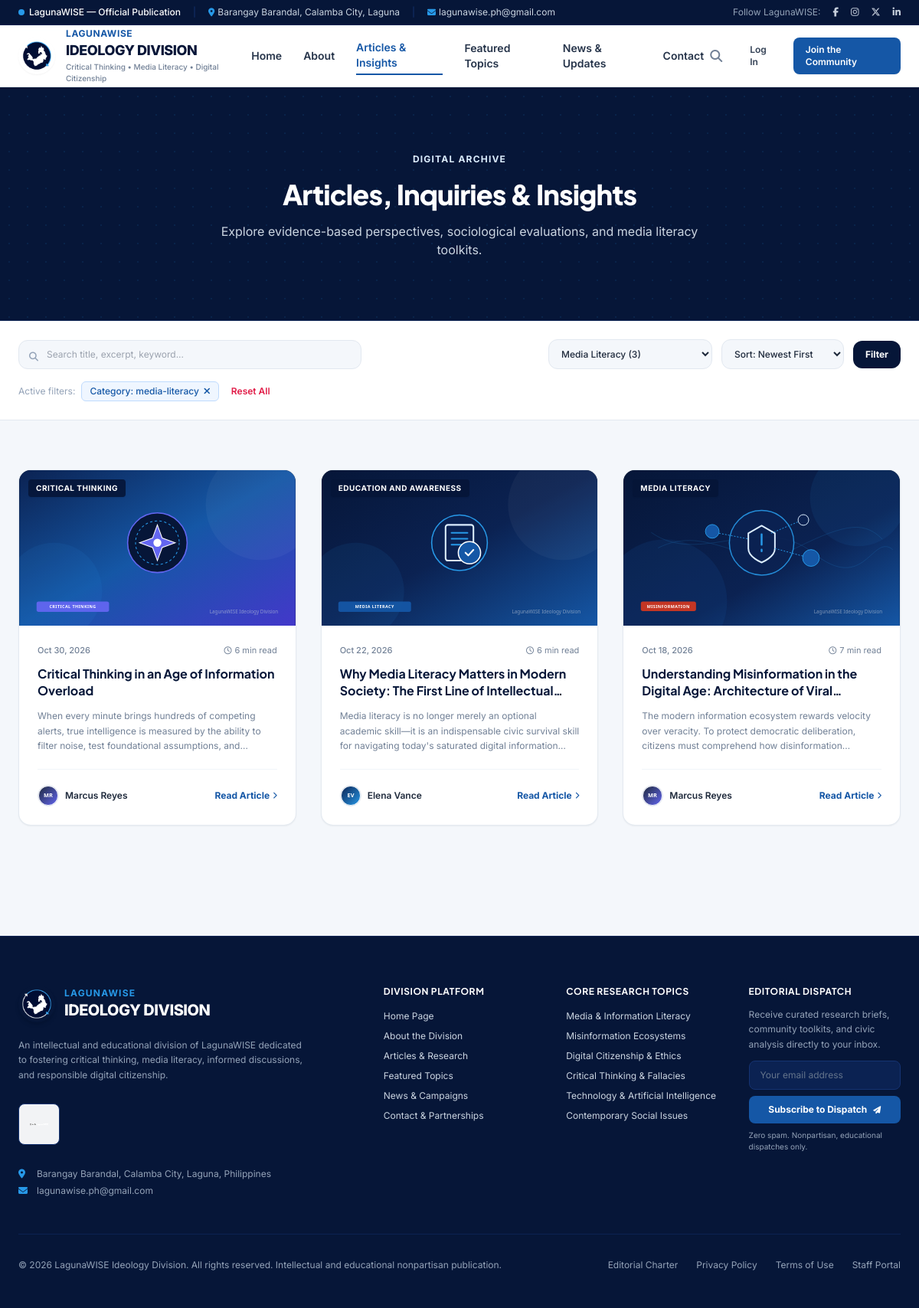
/pages/articles.php?category=media-literacy, run on an earlier commit of the app's database.
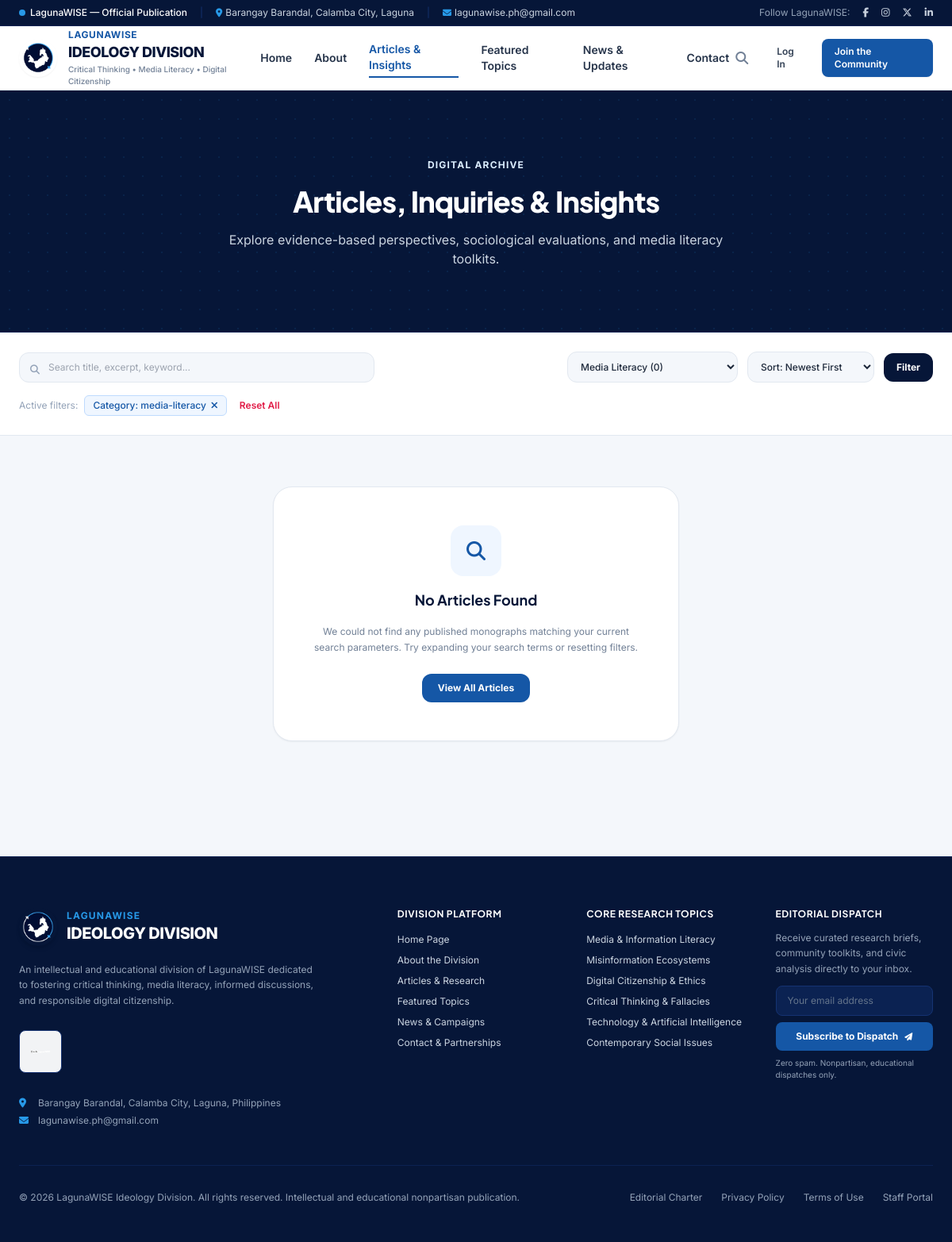
And on a later commit of the database.
### tables this page shows
CREATE TABLE `articles` (
    `id` INT UNSIGNED AUTO_INCREMENT PRIMARY KEY,
    `author_id` INT UNSIGNED NOT NULL,
    `title` VARCHAR(255) NOT NULL,
    `slug` VARCHAR(255) NOT NULL UNIQUE,
    `subtitle` VARCHAR(255) NULL,
    `excerpt` TEXT NOT NULL,
    `content` MEDIUMTEXT NOT NULL,
    `cover_image` VARCHAR(255) NULL,
    `reading_time` INT UNSIGNED NOT NULL DEFAULT 5,
    `status` ENUM('draft', 'pending_review', 'revision_requested', 'approved', 'published', 'archived') NOT NULL DEFAULT 'draft',
    `views_count` INT UNSIGNED NOT NULL DEFAULT 0,
    `is_featured` TINYINT(1) NOT NULL DEFAULT 0,
    `published_at` DATETIME NULL,
    `created_at` TIMESTAMP DEFAULT CURRENT_TIMESTAMP,
    `updated_at` TIMESTAMP DEFAULT CURRENT_TIMESTAMP ON UPDATE CURRENT_TIMESTAMP,
    INDEX `idx_articles_author` (`author_id`),
    INDEX `idx_articles_status` (`status`),
    INDEX `idx_articles_published` (`published_at`),
    INDEX `idx_articles_slug` (`slug`),
    INDEX `idx_articles_featured` (`is_featured`),
    CONSTRAINT `fk_articles_author` FOREIGN KEY (`author_id`) REFERENCES `users` (`id`) ON DELETE RESTRICT
);

CREATE TABLE `users` (
    `id` INT UNSIGNED AUTO_INCREMENT PRIMARY KEY,
    `name` VARCHAR(100) NOT NULL,
    `username` VARCHAR(50) NOT NULL UNIQUE,
    `email` VARCHAR(150) NOT NULL UNIQUE,
    `password_hash` VARCHAR(255) NOT NULL,
    `bio` TEXT NULL,
    `avatar` VARCHAR(255) NULL DEFAULT 'assets/images/default-avatar.svg',
    `status` ENUM('active', 'inactive', 'suspended') NOT NULL DEFAULT 'active',
    `must_change_password` TINYINT(1) NOT NULL DEFAULT 0,
    `last_login_at` DATETIME NULL,
    `created_at` TIMESTAMP DEFAULT CURRENT_TIMESTAMP,
    `updated_at` TIMESTAMP DEFAULT CURRENT_TIMESTAMP ON UPDATE CURRENT_TIMESTAMP,
    INDEX `idx_users_email` (`email`),
    INDEX `idx_users_username` (`username`),
    INDEX `idx_users_status` (`status`)
);

### includes/functions.php (called while the page is built, shortened)
<?php
function e(?string $string): string {
    return htmlspecialchars((string)($string ?? ''), ENT_QUOTES, 'UTF-8');
}
function url(string $path = ''): string {
    $base = APP_BASE_URL;
    $path = '/' . ltrim($path, '/');
    return ($base === '' ? '' : $base) . $path;
}
function asset(string $path): string {
    return url(ltrim($path, '/'));
}
function format_date(?string $datetime, string $format = 'M j, Y'): string {
    try {
        $dt = new DateTime($datetime);
        return $dt->format($format);
    } catch (Exception $e) {
        return $datetime;
    }
}

### pages/articles.php (the view, shortened to what the changed rows need)
<?php
$db = Database::getConnection();
$categorySlug = trim($_GET['category'] ?? '');
$sort = $_GET['sort'] ?? 'newest';
$page = max(1, (int)($_GET['p'] ?? 1));
$perPage = 6;
$offset = ($page - 1) * $perPage;
$where = ["a.status = 'published'"];
$params = [];
if (!empty($categorySlug)) {
    $where[] = "EXISTS (SELECT 1 FROM article_categories ac JOIN categories c ON ac.category_id = c.id WHERE ac.article_id = a.id AND c.slug = ?)";
    $params[] = $categorySlug;
}
$whereSql = implode(' AND ', $where);
$orderBy = match($sort) {
    'oldest' => 'a.published_at ASC',
    'popular' => 'a.views_count DESC',
    'reading_time' => 'a.reading_time ASC',
    default => 'a.published_at DESC'
};
$query = "
    SELECT a.*, u.name AS author_name, u.avatar AS author_avatar,
           (SELECT c.name FROM categories c JOIN article_categories ac ON c.id = ac.category_id WHERE ac.article_id = a.id LIMIT 1) AS category_name,
           (SELECT c.slug FROM categories c JOIN article_categories ac ON c.id = ac.category_id WHERE ac.article_id = a.id LIMIT 1) AS category_slug
    FROM articles a
    JOIN users u ON a.author_id = u.id
    WHERE {$whereSql}
    ORDER BY {$orderBy}
    LIMIT {$perPage} OFFSET {$offset}
";
$stmt = $db->prepare($query);
$stmt->execute($params);
$articles = $stmt->fetchAll();
$categories = $db->query("
    SELECT c.*, COUNT(ac.article_id) AS total_count
    FROM categories c
    LEFT JOIN article_categories ac ON c.id = ac.category_id
    LEFT JOIN articles a ON ac.article_id = a.id AND a.status = 'published'
    GROUP BY c.id
    ORDER BY c.display_order ASC
")->fetchAll();
require_once dirname(__DIR__) . '/includes/header.php';
?>
<section class="bg-navy-900 text-white py-14 sm:py-20 border-b border-navy-800 relative overflow-hidden">
    <div class="max-w-7xl mx-auto px-4 sm:px-6 relative z-10 text-center space-y-4">
        <h1 class="text-3xl sm:text-4xl font-extrabold tracking-tight text-white">
            Articles, Inquiries &amp; Insights
        </h1>
    </div>
</section>
<section class="bg-white border-b border-slate-200 py-6 sticky top-20 z-30 shadow-xs">
    <div class="max-w-7xl mx-auto px-4 sm:px-6">
        <form action="<?= url('pages/articles.php') ?>" method="GET" class="flex flex-col lg:flex-row gap-4 items-stretch lg:items-center justify-between">
            <div class="flex flex-wrap items-center gap-3">
                <select name="category"
                        onchange="this.form.submit()"
                        class="text-xs py-2.5 px-3 bg-surface border border-slate-200 rounded-xl text-slate-800 font-medium focus:outline-none focus:border-lwblue cursor-pointer">
                    <?php foreach ($categories as $cat): ?>
                        <option value="<?= e($cat['slug']) ?>" <?= $categorySlug === $cat['slug'] ? 'selected' : '' ?>>
                            <?= e($cat['name']) ?> (<?= (int)$cat['total_count'] ?>)
                        </option>
                    <?php endforeach; ?>
                </select>
                <select name="sort"
                        onchange="this.form.submit()"
                        class="text-xs py-2.5 px-3 bg-surface border border-slate-200 rounded-xl text-slate-800 font-medium focus:outline-none focus:border-lwblue cursor-pointer">
                    <option value="newest" <?= $sort === 'newest' ? 'selected' : '' ?>>Sort: Newest First</option>
                </select>
                <button type="submit" class="px-4 py-2.5 bg-navy-900 hover:bg-navy-800 text-white rounded-xl text-xs font-bold transition">
                    Filter
                </button>
            </div>
        </form>
    </div>
</section>
<section class="py-12 sm:py-16 bg-surface">
    <div class="max-w-7xl mx-auto px-4 sm:px-6">
        <?php if (empty($articles)): ?>
            <div class="bg-white rounded-3xl p-12 text-center max-w-lg mx-auto border border-slate-200 shadow-sm space-y-4">
                <div class="w-16 h-16 rounded-2xl bg-blue-50 text-lwblue flex items-center justify-center text-2xl mx-auto">
                    <i class="fa-solid fa-magnifying-glass"></i>
                </div>
                <h3 class="text-lg font-bold text-navy-900">No Articles Found</h3>
                <p class="text-xs text-editorial-muted leading-relaxed">
                    We could not find any published monographs matching your current search parameters. Try expanding your search terms or resetting filters.
                </p>
                <div class="pt-2">
                    <a href="<?= url('pages/articles.php') ?>" class="inline-block px-5 py-2.5 bg-lwblue text-white text-xs font-bold rounded-xl hover:bg-lwblue-hover transition">
                        View All Articles
                    </a>
                </div>
            </div>
        <?php else: ?>
            <div class="grid grid-cols-1 md:grid-cols-2 lg:grid-cols-3 gap-8">
                <?php foreach ($articles as $article): ?>
                    <article class="bg-white rounded-2xl border border-slate-200/90 overflow-hidden shadow-sm hover:shadow-xl hover:-translate-y-1 transition duration-300 flex flex-col group">
                        <div class="relative aspect-video overflow-hidden bg-slate-900">
                            <img src="<?= asset($article['cover_image'] ?? 'assets/images/article-medialiteracy.svg') ?>"
                                 alt="<?= e($article['title']) ?>"
                                 class="w-full h-full object-cover group-hover:scale-105 transition-transform duration-500">
                            <?php if (!empty($article['category_name'])): ?>
                                <span class="absolute top-3 left-3 bg-navy-900/90 backdrop-blur-sm text-white text-[10px] font-bold uppercase tracking-wider px-2.5 py-1 rounded shadow-sm">
                                    <?= e($article['category_name']) ?>
                                </span>
                            <?php endif; ?>
                        </div>
                        <div class="p-6 flex-1 flex flex-col justify-between">
                            <div class="space-y-3">
                                <div class="flex items-center justify-between text-[11px] text-editorial-muted">
                                    <span class="font-medium"><?= e(format_date($article['published_at'])) ?></span>
                                    <span class="flex items-center gap-1">
                                        <i class="fa-regular fa-clock text-[10px]"></i>
                                        <span><?= (int)$article['reading_time'] ?> min read</span>
                                    </span>
                                </div>
                                <h2 class="text-base font-bold text-navy-900 group-hover:text-lwblue transition leading-snug line-clamp-2">
                                    <a href="<?= url('pages/article.php?slug=' . urlencode($article['slug'])) ?>">
                                        <?= e($article['title']) ?>
                                    </a>
                                </h2>
                                <p class="text-xs text-editorial-muted line-clamp-3 leading-relaxed">
                                    <?= e($article['excerpt']) ?>
                                </p>
                            </div>
                            <div class="pt-5 mt-5 border-t border-slate-100 flex items-center justify-between">
                                <div class="flex items-center gap-2">
                                    <img src="<?= asset($article['author_avatar'] ?? 'assets/images/default-avatar.svg') ?>"
                                         alt="<?= e($article['author_name']) ?>"
                                         class="w-7 h-7 rounded-full object-cover border border-slate-200">
                                    <span class="text-xs font-semibold text-slate-800"><?= e($article['author_name']) ?></span>
                                </div>
                                <a href="<?= url('pages/article.php?slug=' . urlencode($article['slug'])) ?>"
                                   class="text-xs font-bold text-lwblue group-hover:text-navy-900 flex items-center gap-1">
                                    <span>Read Article</span>
                                    <i class="fa-solid fa-chevron-right text-[9px]"></i>
                                </a>
                            </div>
                        </div>
                    </article>
                <?php endforeach; ?>
            </div>
        <?php endif; ?>
    </div>
</section>
<?php require_once dirname(__DIR__) . '/includes/footer.php'; ?>

What changed in the data, as far as the page shows it:
removed articles: cover_image (picture), category_name "CRITICAL THINKING", published_at "Oct 30, 2026", reading_time "6", title "Critical Thinking in an Age of Information Overload", excerpt "When every minute brings hundreds of competing alerts, true intelligence is measured by the ability to filter noise, test foundational assumptions,…", author.avatar (picture), author.name "Marcus Reyes"
removed articles: cover_image (picture), category_name "EDUCATION AND AWARENESS", published_at "Oct 22, 2026", reading_time "6", title "Why Media Literacy Matters in Modern Society: The First Line of…", excerpt "Media literacy is no longer merely an optional academic skill—it is an indispensable civic survival skill for navigating today's saturated digital…", author.avatar (picture), author.name "Elena Vance"
removed articles: cover_image (picture), category_name "MEDIA LITERACY", published_at "Oct 18, 2026", reading_time "7", title "Understanding Misinformation in the Digital Age: Architecture of…", excerpt "The modern information ecosystem rewards velocity over veracity. To protect democratic deliberation, citizens must comprehend how…", author.avatar (picture), author.name "Marcus Reyes"
Also different on the page:
form field category: "Media Literacy (3)" → "Media Literacy (0)"
text now shown: "No Articles Found We could not find any published monographs matching your current search parameters. Try expanding your search terms or resetting filters. View All Articles"
